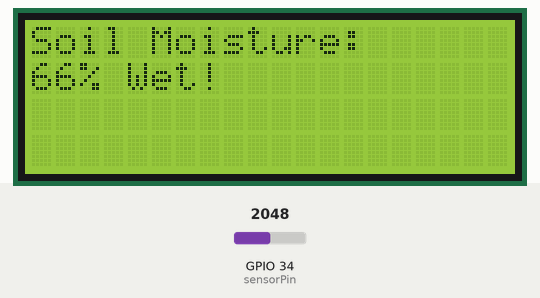
The program below on a simulated ESP32. Shown: 20×4 character LCD. The test bench sets the inputs (shaded band); at power-on: GPIO 34 (sensorPin) = 2048. WiFi joins after 1.5 s; servers stay silent unless stated; what the program prints to the serial monitor is not drawn. At 67.7 s the program puts the board to deep sleep or switches it off; the recording ends there.

Above: at 14.8 s.
14.9 s: GPIO 34 (sensorPin) set to 2083
At 27.4 s:
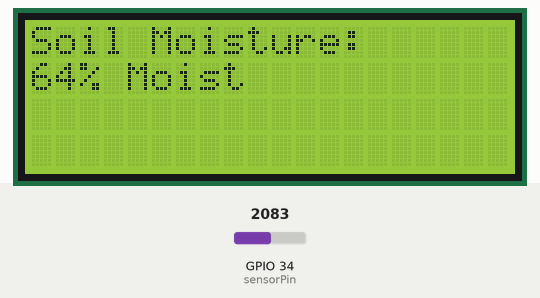
28.6 s: GPIO 34 (sensorPin) set to 2562
At 41.3 s:
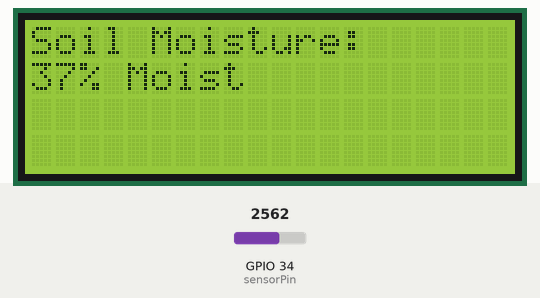
41.6 s: GPIO 34 (sensorPin) set to 2678
At 56.3 s:
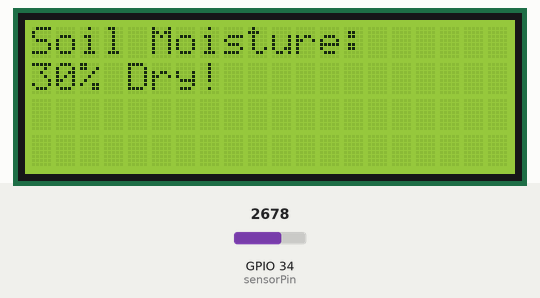
Timing chart, 0 to 57.8 s (numbered marks = the images above; inputs shaded):
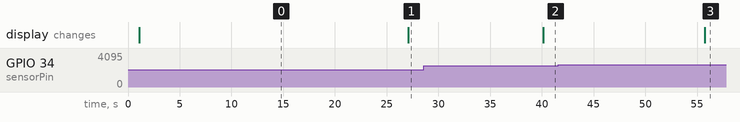

Measured:
- the behaviour switches between 2052 and 2053 on GPIO 34 (sensorPin) (found by bisection; images 0 and 1)
- the behaviour switches between 2630 and 2631 on GPIO 34 (sensorPin) (found by bisection; images 2 and 3)
- after the input at 14.9 s, the display: changes after 12.2 s (image 1)
- after the input at 28.6 s, the display: changes after 11.5 s (image 2)
- after the input at 41.6 s, the display: changes after 14.1 s (image 3)

The program:

main.cpp
```cpp
//**********************************
// Moisture Monitor
//
// Measuring moisure and displaying the value on
// an LCD display.
// Using DEEP SLEEP mode on ESP32 to save power.
// Send an email alert if the soil is dry.
//
//**********************************
//
// Connections for I2C LCD16x2:
// SDA - SDA
// SCL - SCL
// VCC - 3.3V/5V
// GND - GND
//
//
// Connections for Moisture Sensor:
// GND - GND
// VCC - GPIO12
// AOUT - GPIO34
//
//**********************************

#include <Arduino.h>
#include <Wire.h>
#include <LiquidCrystal_I2C.h>
#include <WiFi.h>
#include <ESP_Mail_Client.h>

// set the LCD address to 0x27 for a 16 chars and 2 line display
LiquidCrystal_I2C lcd(0x27,20,4);

// Sensor pins
#define sensorPower 12
#define sensorPin 34

int value = 0;
char printBuffer[128];
char emailText[128];

// moisture sensor calibration values
const int airValue = 3207;   // value in the air
const int waterValue = 1475;  // value in a cup full of water with fertilizer
int soilMoisturePercentage = 0;

// Deep Sleep parameters
#define AWAKE_TIME_MINS 1
#define NUMBER_OF_MEASUREMENTS 5
// 12 hours = 720 mins
// 720 ULL - force unsigned long long, otherwise overflow
#define SLEEP_TIME_MINS 720ULL

// Wi-fi/E-mail parameters
#define WIFI_SSID "TODO"
#define WIFI_PASSWORD "TODO"

// To send Email using Gmail use port 465 (SSL) and SMTP Server smtp.gmail.com
// YOU MUST ENABLE less secure app option https://myaccount.google.com/lesssecureapps?pli=1
#define AUTHOR_EMAIL "TODO"
#define AUTHOR_PASSWORD "TODO"
#define EMAIL_RECIPIENT "TODO"
#define EMAIL_RECIPIENT_NAME "TODO"
#define SMTP_HOST "smtp.gmail.com"
#define SMTP_PORT 465
#define EMAIL_SUBJECT "Please water me!"
#define EMAIL_SENDER "Poinsettia"

// The SMTP Session object used for Email sending
SMTPSession smtp;

// Callback function to get the Email sending status
void smtpCallback(SMTP_Status status);


// Method to print the reason by which ESP32
// has been awaken from sleep
void print_wakeup_reason(){
  esp_sleep_wakeup_cause_t wakeup_reason;

  wakeup_reason = esp_sleep_get_wakeup_cause();

  switch(wakeup_reason)
  {
    case ESP_SLEEP_WAKEUP_EXT0 : Serial.println("Wakeup caused by external signal using RTC_IO"); break;
    case ESP_SLEEP_WAKEUP_EXT1 : Serial.println("Wakeup caused by external signal using RTC_CNTL"); break;
    case ESP_SLEEP_WAKEUP_TIMER : Serial.println("Wakeup caused by timer"); break;
    case ESP_SLEEP_WAKEUP_TOUCHPAD : Serial.println("Wakeup caused by touchpad"); break;
    case ESP_SLEEP_WAKEUP_ULP : Serial.println("Wakeup caused by ULP program"); break;
    default : Serial.printf("Wakeup was not caused by deep sleep: %d\n",wakeup_reason); break;
  }
}

// Connect to Wi-fi
void connectWifi()
{
  Serial.print("Connecting to AP");

  WiFi.begin(WIFI_SSID, WIFI_PASSWORD);
  while (WiFi.status() != WL_CONNECTED)
  {
    Serial.print(".");
    delay(200);
  }

  Serial.println("");
  Serial.println("WiFi connected.");
  Serial.println("IP address: ");
  Serial.println(WiFi.localIP());
  Serial.println();
}

// Callback function to get the Email sending status
void smtpCallback(SMTP_Status status)
{
  // Print the current status
  Serial.println(status.info());
}

// Set the timezone, callback, send the message
void sendEmail()
{
  Serial.println("Connect to NTP server and set the device time\r\nPlease wait...\r\n");
  float timeZone = -4;// GMT-4 (Toronto, New York)
  float daylightOffset = 0;

  // Set the device time
  MailClient.Time.setClock(timeZone, daylightOffset);

  // Enable the debug via Serial port
  // none debug or 0
  // basic debug or 1
  smtp.debug(0);

  // Set the callback function to get the sending results
  smtp.callback(smtpCallback);

  Serial.println("Preparing to send email");
  Serial.println();

  // Declare the session config data
  ESP_Mail_Session session;

  // Set the session config
  session.server.host_name = SMTP_HOST;
  session.server.port = SMTP_PORT;
  session.login.email = AUTHOR_EMAIL;
  session.login.password = AUTHOR_PASSWORD;

  // Declare the message class
  SMTP_Message message;

  // Set the message headers
  message.sender.name = EMAIL_SENDER;
  message.sender.email = AUTHOR_EMAIL;
  message.subject = EMAIL_SUBJECT;
  message.addRecipient(EMAIL_RECIPIENT_NAME, EMAIL_RECIPIENT);

  message.text.content = emailText;

  // Connect to server with the session config
  if (!smtp.connect(&session))
    return;

  // Start sending Email and close the session
  if (!MailClient.sendMail(&smtp, &message))
    Serial.println("Error sending Email, " + smtp.errorReason());
}

void setup()
{
  Serial.begin(115200);
  Serial.println();

  //Print the wakeup reason for ESP32
  print_wakeup_reason();

  // First we configure the wake up source as timer
  esp_sleep_enable_timer_wakeup(SLEEP_TIME_MINS * 60 * 1000000); // convert to uS

  // initialize LCD
  lcd.init();

  // turn on LCD backlight
  lcd.on();
  lcd.backlight();

  pinMode(sensorPower, OUTPUT);

  // set cursor to first column, first row
  lcd.setCursor(0, 0);

  // print message
  lcd.print("Soil Moisture:");

  for (int i = 0; i < NUMBER_OF_MEASUREMENTS; i++)
  {
    digitalWrite(sensorPower, HIGH);  // Turn the sensor ON
    delay(1000); // wait 1000 milliseconds

    value = analogRead(sensorPin); // get adc value
    sprintf(printBuffer, "Value: %d", value);
    Serial.println(printBuffer);

    // Do not power the sensor constantly, but power it only when you take the readings.
    digitalWrite(sensorPower, LOW);   // Turn the sensor OFF

    soilMoisturePercentage = map(value, airValue, waterValue, 0, 100);
    sprintf(printBuffer, "%d%%", soilMoisturePercentage);

    int interval = (airValue - waterValue)/3; // interval for 3 soil moisture values : Dry/Moist/Wet

    if (value<=waterValue + interval){
      sprintf(printBuffer + strlen(printBuffer), " Wet!  ");
    }
    else if (value>waterValue+interval && value<=airValue - interval){
      sprintf(printBuffer + strlen(printBuffer), " Moist  ");
    }
    else if (value>airValue - interval){
      sprintf(printBuffer + strlen(printBuffer), " Dry!  ");

      // for the last measurement, send email if dry
      if (i == NUMBER_OF_MEASUREMENTS - 1)
      {
        sprintf(emailText, "Soil moisture is: %s", printBuffer);

        // send an email
        connectWifi();
        sendEmail();

        // turn off Wi-Fi
        WiFi.disconnect();
        Serial.println("");
        Serial.println("WiFi disconnected.");
      }
    }

    Serial.println(printBuffer);
    // set the cursor to column 0, line 1
    // (note: line 1 is the second row, since counting begins with 0):
    lcd.setCursor(0, 1);
    // print the soil moisture percentage and condition
    lcd.print(printBuffer);

    // delay before next measurement, convert to ms
    delay((AWAKE_TIME_MINS * 60 * 1000)/NUMBER_OF_MEASUREMENTS);
  }

  // turn off LCD
  lcd.clear();
  lcd.noBacklight();
  lcd.off();

  Serial.println("Going to sleep now");
  Serial.flush();
  esp_deep_sleep_start();
}

void loop()
{
  //This is not going to be called
}
```
